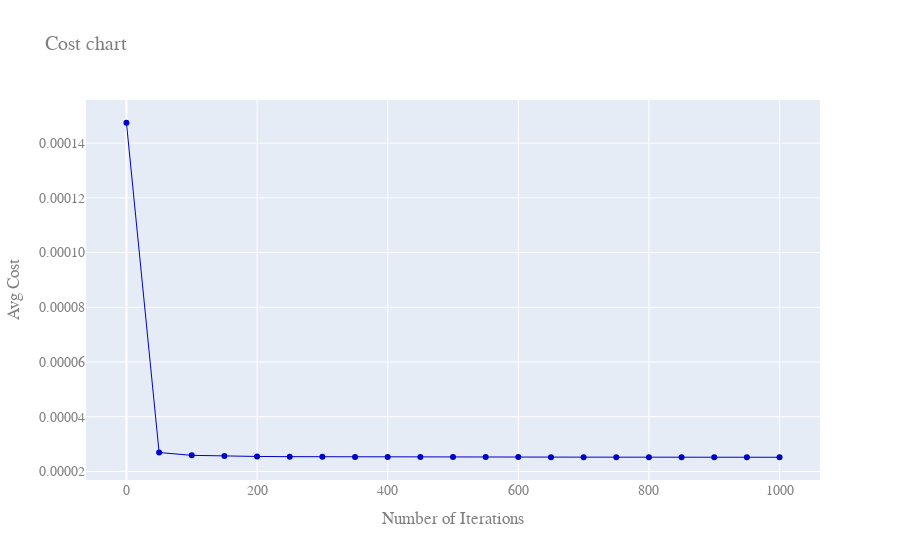

The notebook cell saved with this chart:
### Code cell
f = create_figure()
plot_figure(f, np.mean(historic_cost,axis=0))

### Figure 1 — Plotly figure (JSON) as saved in the notebook; plotly's stock layout.template omitted (floating-point values rounded to 4 significant figures)
{"data": [{"line": {"color": "rgb(0, 0, 200)", "width": 1}, "mode": "lines+markers", "name": "AVG Train Cost", "textposition": "bottom center", "type": "scatter", "x": [0, 50, 100, 150, 200, 250, 300, 350, 400, 450, 500, 550, 600, 650, 700, 750, 800, 850, 900, 950, 1000], "y": [0.0001474, 2.692e-05, 2.589e-05, 2.561e-05, 2.548e-05, 2.54e-05, 2.536e-05, 2.532e-05, 2.53e-05, 2.528e-05, 2.527e-05, 2.525e-05, 2.524e-05, 2.523e-05, 2.522e-05, 2.522e-05, 2.521e-05, 2.52e-05, 2.52e-05, 2.519e-05, 2.519e-05]}], "layout": {"font": {"color": "#7f7f7f", "family": "Courier New, monospace", "size": 14}, "title": {"text": "Cost chart"}, "xaxis": {"title": {"text": "Number of Iterations"}}, "yaxis": {"tickformat": ".5f", "title": {"text": "Avg Cost"}}}}
